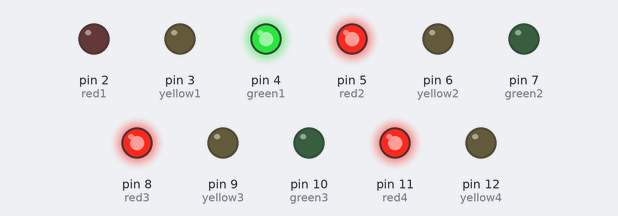
This sketch was run on a simulated Arduino Uno, built with avr-gcc and run on an emulated ATmega328P. Shown: output pins drawn as LEDs (lit = HIGH).

Above: at 0.1 s.
At 4.1 s:
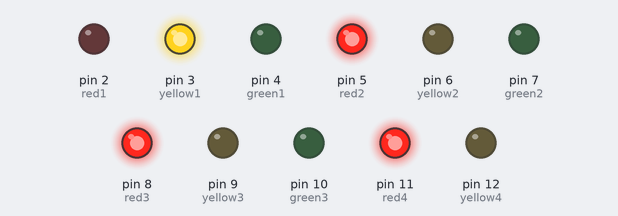
At 9.6 s:
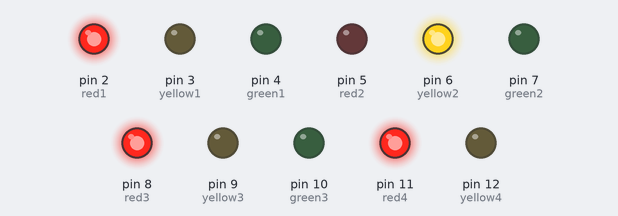
At 15.1 s:
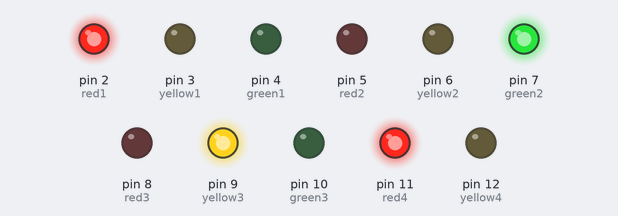
At 20.6 s:
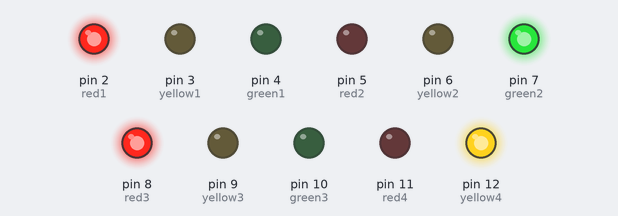
At 38.6 s:
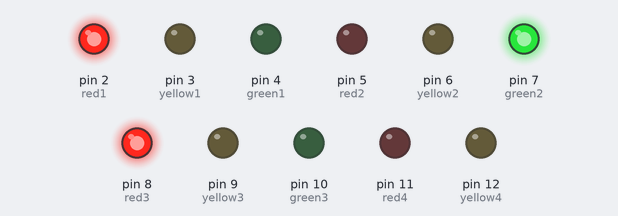
Timing chart, 0 to 40.0 s (numbered marks = the images above):
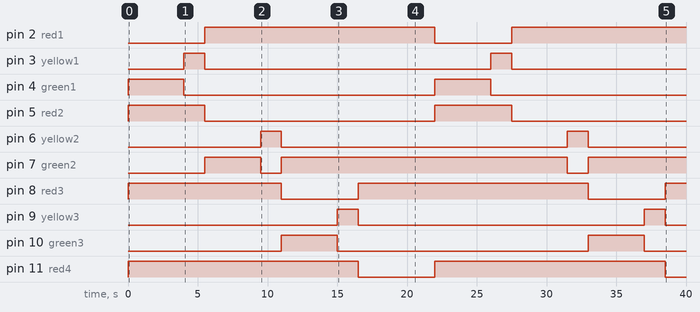

The sketch:

trafficlights.ino
```cpp
/*
 * Hello, welcome project with four traffic lights!!!
 * This is code of project, was create in 06/04/21.
 *
 * by Guilherme Pedroso de Lima
 */


const int red1 = 2;     //declaration of variable red1, that receives the value of pin 2
const int yellow1 = 3;  //declaration of variable yellow1, that receives the value of pin 3
const int green1 = 4;   //declaration of variable green1, that receives the value of pin 4
const int red2 = 5;
const int yellow2 = 6;
const int green2 =7;
const int red3 = 8;
const int yellow3 = 9;
const int green3 = 10;
const int red4 = 11;
const int yellow4 = 12;
const int green4 = 13;


void setup() {
  // pin number and using the output
  pinMode(red1, OUTPUT);    // example: pin 2 and using the output
  pinMode(yellow1, OUTPUT);
  pinMode(green1, OUTPUT);
  pinMode(red2, OUTPUT);
  pinMode(yellow2, OUTPUT);
  pinMode(green2, OUTPUT);
  pinMode(red3, OUTPUT);
  pinMode(yellow3, OUTPUT);
  pinMode(green3, OUTPUT);
  pinMode(red4, OUTPUT);
  pinMode(yellow4, OUTPUT);
  pinMode(red4, OUTPUT);
}

void loop() {

  digitalWrite(red1, HIGH);  // initializes the first red LED
  digitalWrite(red2, HIGH);  // initializes the second red LED
  digitalWrite(red3, HIGH);
  digitalWrite(red4, HIGH);

  digitalWrite(red1, LOW);     // turn off the LED red
  digitalWrite(green1, HIGH);  // lights up green LED
  delay(4000);                 // waits 4 seconds
  digitalWrite(green1, LOW);   // turn off the LED green
  digitalWrite(yellow1, HIGH); // lights up yellow LED
  delay(1500);                 // waits 3/2 seconds
  digitalWrite(yellow1, LOW);  // turn off the LED yellow
  digitalWrite(red1, HIGH);    // lights up red LED

  digitalWrite(red2, LOW);
  digitalWrite(green2, HIGH);
  delay(4000);
  digitalWrite(green2, LOW);
  digitalWrite(yellow2, HIGH);
  delay(1500);
  digitalWrite(yellow2, LOW);
  digitalWrite(green2, HIGH);

  digitalWrite(red3, LOW);
  digitalWrite(green3, HIGH);
  delay(4000);
  digitalWrite(green3, LOW);
  digitalWrite(yellow3, HIGH);
  delay(1500);
  digitalWrite(yellow3, LOW);
  digitalWrite(red3, HIGH);

  digitalWrite(red4, LOW);
  digitalWrite(green4, HIGH);
  delay(4000);
  digitalWrite(green4, LOW);
  digitalWrite(yellow4, HIGH);
  delay(1500);
  digitalWrite(yellow4, LOW);
  digitalWrite(red4, HIGH);

}
```

Measured:
- by itself, pin 2 (red1): LOW → HIGH at 5.5 s, → LOW 16.5 s later, → HIGH 5.5 s later
- by itself, pin 3 (yellow1), pin 6 (yellow2), pin 9 (yellow3): alternates HIGH for 1.5 s and LOW for 20.5 s
- by itself, pin 4 (green1), pin 10 (green3): alternates HIGH for 4.0 s and LOW for 18.0 s
- by itself, pin 5 (red2): alternates HIGH for 5.5 s and LOW for 16.5 s
- by itself, pin 7 (green2): goes HIGH 4.0 s, LOW 1.5 s, HIGH 20.5 s, LOW 1.5 s, then HIGH
- by itself, pin 8 (red3): goes HIGH 11.0 s, LOW 5.5 s, HIGH 16.5 s, LOW 5.5 s, then HIGH
- by itself, pin 11 (red4): alternates HIGH for 16.5 s and LOW for 5.5 s
- by itself, pin 12 (yellow4): LOW → HIGH at 20.5 s, → LOW 1.5 s later
